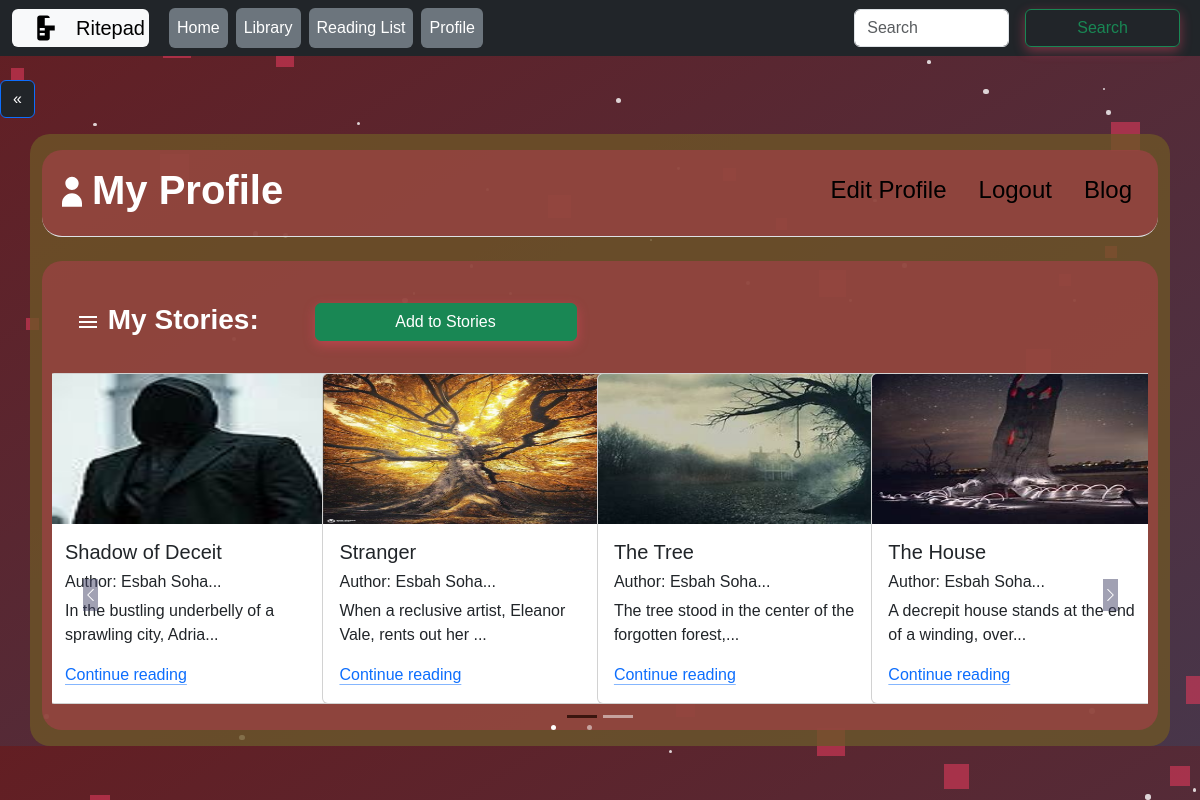
Page /read/profile (signed in) on the committed database.
### read/models.py (models this page shows, shortened)
class Book(models.Model):
    book_id=models.AutoField
    user_id=models.ForeignKey(User, on_delete=models.CASCADE, default=1)
    book_name=models.CharField(max_length=50)
    book_author=models.CharField(max_length=50, default="", blank=True, null=True)
    book_genre=models.ForeignKey(Genre, on_delete=models.CASCADE, default="")
    description=models.CharField(max_length=5000, default="", blank=True, null=True)
    pub_date=models.DateField()
    image=models.ImageField(upload_to="read/images", default="")

### read/views.py (the view)
# urls.py: path("profile", views.profile, name="Profile"),
@login_required
def profile(request):
    user_id=None
    if request.user.is_authenticated:
        user_id=request.user.id
        user_id=int(user_id)
        print(user_id)
    no_book=False
    allbook=[]
    allbooks=[]
    books = Book.objects.values()
    for book in books:
        print('true')
        if book['user_id_id']==user_id:
            allbook.append(book)
    print(allbook)
    if len(allbook)==0:
        no_book=True
    n=len(allbook)
    nSlides = n // 4 + ceil((n / 4) - (n // 4))
    if len(allbook) != 0:
            allbooks.append([allbook, range(1, nSlides), nSlides])
    readbook={'library':allbooks,'no_book':no_book}
    print(library)
    return render(request, 'read/profile.html', readbook)

### read/templates/read/profile.html (shortened to what this page needs)
{% extends 'read/basic.html' %}
{% block body %}
<div id="stars-container"></div>
<div class="container py-3 bg-bar">
  <header>
    <div class="d-flex flex-column flex-md-row align-items-center pb-3 mb-4 border-bottom bg-first">
        <a>
            <svg width="40" height="50" viewBox="0 0 24 24" xmlns="http://www.w3.org/2000/svg">
                <path d="M12 12c2.21 0 4-1.79 4-4s-1.79-4-4-4-4 1.79-4 4 1.79 4 4 4zm0 2c-3.31 0-6 2.69-6 6v2h12v-2c0-3.31-2.69-6-6-6z" fill="currentColor"/>
            </svg>
        </a>
            <b class="fs-1">My Profile</b>
      <nav class="d-inline-flex mt-2 mt-md-0 ms-md-auto">
        <a class="me-3 py-2 link-body-emphasis text-decoration-none fs-4 mx-3" href="/read/edit_profile">Edit Profile</a>
        <a class="me-3 py-2 link-body-emphasis text-decoration-none fs-4 mx-3" href="/read/handlelogout">Logout</a>
        <a class="me-3 py-2 link-body-emphasis text-decoration-none fs-4 mx-3" href="/read/help">Blog</a>
      </nav>
    </div>
  </header>
    <div class="container bg-first">
      <h4 class="mt-4 mx-4 fs-3">
        <svg width="24" height="24" viewBox="0 0 24 24" xmlns="http://www.w3.org/2000/svg">
          <path d="M3 6h18v2H3V6zm0 5h18v2H3v-2zm0 5h18v2H3v-2z" fill="currentColor"/>
      </svg>
      <b>My Stories:</b>
      <a href="/read/addbook"><button type="button" name="button" class="btn btn-success col-md-3 mx-5 my-2" id="add_book">Add to Stories</button></a>
    </h4>
        {% for book, range, nSlides in library %}
        <div class="row">
            <div id="demo{{forloop.counter}}" class="col carousel slide my-3" data-ride="carousel">
                <ul class="carousel-indicators">
                    <li data-bs-target="#demo{{forloop.counter}}" data-slide-to="0" class="active"></li>
                    {% for i in range %}
                    <li data-bs-target="#demo{{forloop.parentloop.counter}}" data-slide-to="{{i}}"></li>
                    {% endfor %}
                </ul>
                <div class="container carousel-inner no-padding">
                    <div class="carousel-item active">
                        {% for i in book %}
                        <div class="col-xs-3 col-sm-3 col-md-3">
                            <div class="card align-items-center" style="width: 18rem;">
                                <img src='/media/{{i.image}}' class="card-img-top" alt="...">
                                <div class="card-body">
                                    <h5 class="card-title" id="namepr{{i.id}}">{{i.book_name}}</h5>
                                    <h6 class="card-title" >Author: <span id="authorpr{{i.id}}">{{i.book_author|slice:"0:10"}}...</span></h6>
                                    <p class="card-text">{{i.description|slice:"0:53"}}...</p>
                                    <a href="/read/bookview/{{i.id}}" class="icon-link gap-1 icon-link-hover stretched-link">
                                        Continue reading
                                      </a>
                                    </div>
                            </div>
                        </div>
                        {% if forloop.counter|divisibleby:4 and forloop.counter > 0 and not forloop.last %}
                    </div>
                        {% endif %}
                        {% endfor %}
                </div>
            </div>
            <a class="carousel-control-prev" href="#demo{{forloop.counter}}" data-slide="prev">
              <span class="carousel-control-prev-icon"></span>
          </a>
          <a class="carousel-control-next" href="#demo{{forloop.counter}}" data-slide="next">
              <span class="carousel-control-next-icon"></span>
          </a>
      </div>
      {% endfor %}
    </div>
</div>
{% endblock %}

### read/templates/read/basic.html (shortened to what this page needs)
<!doctype html>
<html lang="en">
  <head>
    <link href="https://cdn.jsdelivr.net/npm/bootstrap@5.3.3/dist/css/bootstrap.min.css" rel="stylesheet">
</head>
  <body>
    <nav class="navbar navbar-expand-lg navbar-dark bg-dark">
        <div class="container-fluid">
          <a class="navbar-brand bg-light p-1 rounded d-flex align-items-center link-body-emphasis text-decoration-none">
            <svg width="60" height="30" viewBox="0 0 24 24" xmlns="http://www.w3.org/2000/svg">
              <path d="M13 2H7c-1.1 0-2 .9-2 2v16c0 1.1.9 2 2 2h6c1.1 0 2-.9 2-2v-6h4v-4h-4V4c0-1.1-.9-2-2-2zm-2 16H7v-2h4v2zm0-4H7v-2h4v2zm4-4h-4V4h4v6z" fill="currentColor"/>
            </svg>
            <span>Ritepad</span>
          </a>
          <div class="collapse navbar-collapse" id="navbarSupportedContent">
            <ul class="navbar-nav me-auto mb-2 mb-lg-0">
              <li class="nav-item">
                <a class="nav-link active bg-secondary p-2 mx-1 rounded" aria-current="page" href="/read">Home</a>
              </li>
              <li class="nav-item">
                <a class="nav-link active bg-secondary p-2 mx-1 rounded" aria-current="page" href="/read/librarybooks">Library</a>
              </li>
              <li class="nav-item">
                <a class="nav-link active bg-secondary p-2 mx-1 rounded" aria-current="page" href="/read/readinglistbooks">Reading List</a>
              </li>
              <li class="nav-item">
                <a class="nav-link active bg-secondary p-2 mx-1 rounded" aria-current="page" href="/read/profile">Profile</a>
              </li>
            </ul>
            <form method='get' action='/read/search' class="d-flex">
              <input class="form-control me-2" type="search" placeholder="Search" name="search" id="search">
              <button class="btn btn-outline-success mx-2" type="submit">Search</button>
            </form>
          </div>
        </div>
      </nav>
      <nav aria-label="Page navigation example">
        <ul class="pagination">
          <li class="page-item mt-4 mx-0">
            <a class="page-link active bg-dark" href="/read/genre" aria-label="Previous">
              <span aria-hidden="true">&laquo;</span>
            </a>
          </li>
        </ul>
      </nav>
{% block body %} {% endblock %}
</body>
  </html>

### read/templates/read/profile.html (style rules this page uses)
body { background: linear-gradient(to bottom right, rgba(82, 6, 11, 0.9), rgba(52, 32, 54, 0.9) ); color: #fff; font-family: Arial, sans-serif; }
.col-md-3 { display: inline-block; margin-left:-4px; }
.carousel-indicators .active { background-color: rgb(58, 21, 14); }
.col-md-3 img { min-width: 240px; height: 150px; }
body .carousel-indicators { bottom: -40px; }
.carousel-indicators li { background-color: rgb(31, 20, 20); }
body .carousel-control-prev-icon, body .carousel-control-next-icon { width: 15px; background-color: rgb(68, 68, 105); }
.carousel-control-prev, .carousel-control-next { top: auto; bottom: auto; padding-top: 222px; }
body .no-padding { padding-left: 0; padding-right: 0; }
.bg-bar { border-radius:20px; background-color: rgba(109, 86, 39, 0.8) }
.bg-first { padding:10px; border-radius:20px; background-color: rgba(153, 67, 67, 0.8); }
button { background-color: #ff4a6b; color: #fff; border: none; border-radius: 5px; padding: 12px 20px; cursor: pointer; width: 100%; font-weight: bold; transition: background-color 0.3s ease; box-shadow: 0 4px 12px rgba(255, 72, 107, 0.4); }
#stars-container { position: fixed; top: 0; left: 0; width: 100%; height: 100%; pointer-events: none; z-index: -1; }

### rows in the picture
Book: image (picture), book_name "Shadow of Deceit", book_author "Esbah Soha", description "In the bustling underbelly of a sprawling city, Adria"
Book: image (picture), book_name "Stranger", book_author "Esbah Soha", description "When a reclusive artist, Eleanor Vale, rents out her"
Book: image (picture), book_name "The Tree", book_author "Esbah Soha", description "The tree stood in the center of the forgotten forest,"
Book: image (picture), book_name "The House", book_author "Esbah Soha", description "A decrepit house stands at the end of a winding, over"
